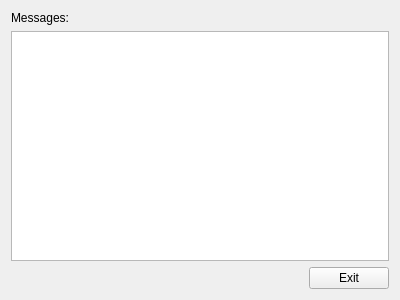
<?xml version="1.0" encoding="UTF-8"?>
<ui version="4.0">
 <class>simpleMainWindow</class>
 <widget class="QWidget" name="simpleMainWindow">
  <property name="geometry">
   <rect>
    <x>0</x>
    <y>0</y>
    <width>400</width>
    <height>300</height>
   </rect>
  </property>
  <property name="windowTitle">
   <string>qMiniMonster</string>
  </property>
  <property name="windowIcon">
   <iconset resource="res.qrc">
    <normaloff>:/1.png</normaloff>:/1.png</iconset>
  </property>
  <layout class="QVBoxLayout" name="verticalLayout">
   <item>
    <widget class="QLabel" name="lblLog">
     <property name="text">
      <string>Messages:</string>
     </property>
    </widget>
   </item>
   <item>
    <widget class="QTextEdit" name="textLog"/>
   </item>
   <item>
    <layout class="QHBoxLayout" name="horizontalLayout">
     <item>
      <spacer name="horizontalSpacer">
       <property name="orientation">
        <enum>Qt::Horizontal</enum>
       </property>
       <property name="sizeHint" stdset="0">
        <size>
         <width>40</width>
         <height>20</height>
        </size>
       </property>
      </spacer>
     </item>
     <item>
      <widget class="QPushButton" name="btnEdit">
       <property name="text">
        <string>Exit</string>
       </property>
      </widget>
     </item>
    </layout>
   </item>
  </layout>
 </widget>
 <resources>
  <include location="res.qrc"/>
 </resources>
 <connections/>
</ui>
